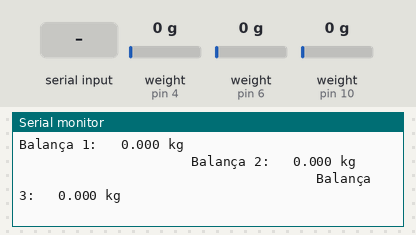
A sketch run on a simulated Arduino Uno, built with avr-gcc and run on an emulated ATmega328P. Parts: the last lines printed to the serial monitor. The inputs (shaded band) are chosen by the test bench; at power-on: weight on the scale (sensors on pin 4, pin 6, pin 10) 0 g.

Above: at 4.2 s.
4.3 s: weight on the scale (sensor on pin 4) set to 100 g
At 4.72 s:
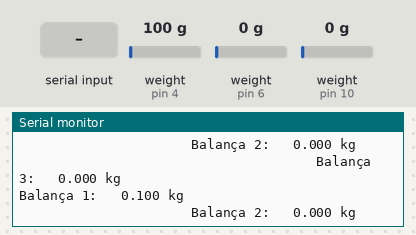
7.9 s: weight on the scale (sensor on pin 6) set to 100 g
At 7.93 s:
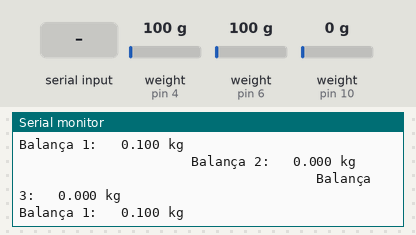
9.4 s: "1" received over Serial
At 12.14 s:
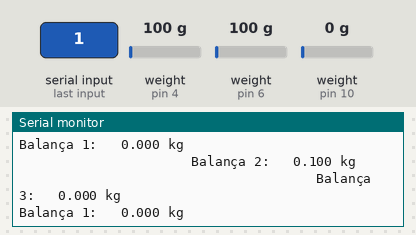
13.0 s: "4" received over Serial
16.6 s: "2" received over Serial
20.2 s: weight on the scale (sensor on pin 10) set to 100 g
At 20.6 s:
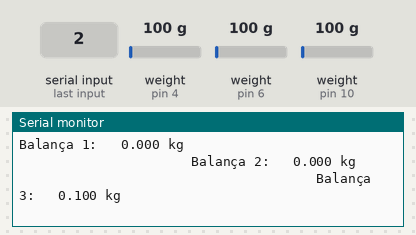

Measured:
- after the input at 4.3 s, the serial monitor: prints a new line after 0.31 s (image 1)
- after the input at 9.4 s, the serial monitor: prints a new line after 1.0 s (image 3)
- after the input at 20.2 s, the serial monitor: prints a new line after 0.06 s (image 4)

The sketch:

balanca_cg.ino
```cpp
#include <HX711.h>

#define DOUT1  4
#define CLK1  2
#define DOUT2  6
#define CLK2  5
#define DOUT3  10
#define CLK3  8


HX711 balanca1;
HX711 balanca2;
HX711 balanca3;

float calibration_factor1 = 371200;
float calibration_factor2 = 327200;
float calibration_factor3 = 219200;

void setup()
{
  Serial.begin(9600);

  balanca1.begin(DOUT1, CLK1);
  balanca2.begin(DOUT2, CLK2);
  balanca3.begin(DOUT3, CLK3);

  Serial.println("Pressione t para Tara");
  balanca1.set_scale(calibration_factor1);
  balanca2.set_scale(calibration_factor2);
  balanca3.set_scale(calibration_factor3);
  balanca1.tare();
  balanca2.tare();
  balanca3.tare();
}

void loop()
{
  Serial.print("Balança 1:   ");
  Serial.print(balanca1.get_units(), 3);
  Serial.println(" kg\t");
  Serial.print("                      Balança 2:   ");
  Serial.print(balanca2.get_units(), 3);
  Serial.println(" kg\t");
  Serial.print("                                      Balança 3:   ");
  Serial.print(balanca3.get_units(), 3);
  Serial.println(" kg\t");
  delay(500) ;
  if (Serial.available())
  {
    int temp = Serial.read();
    if (temp == '1')
    {
      balanca1.tare();
    }
    if (temp == '2')
    {
      balanca2.tare();
    }
    if (temp == '3')
    {
      balanca3.tare();
    }
    if (temp == '4')
    {
      balanca1.tare();
      balanca2.tare();
      balanca3.tare();
    }
  }
}
```
